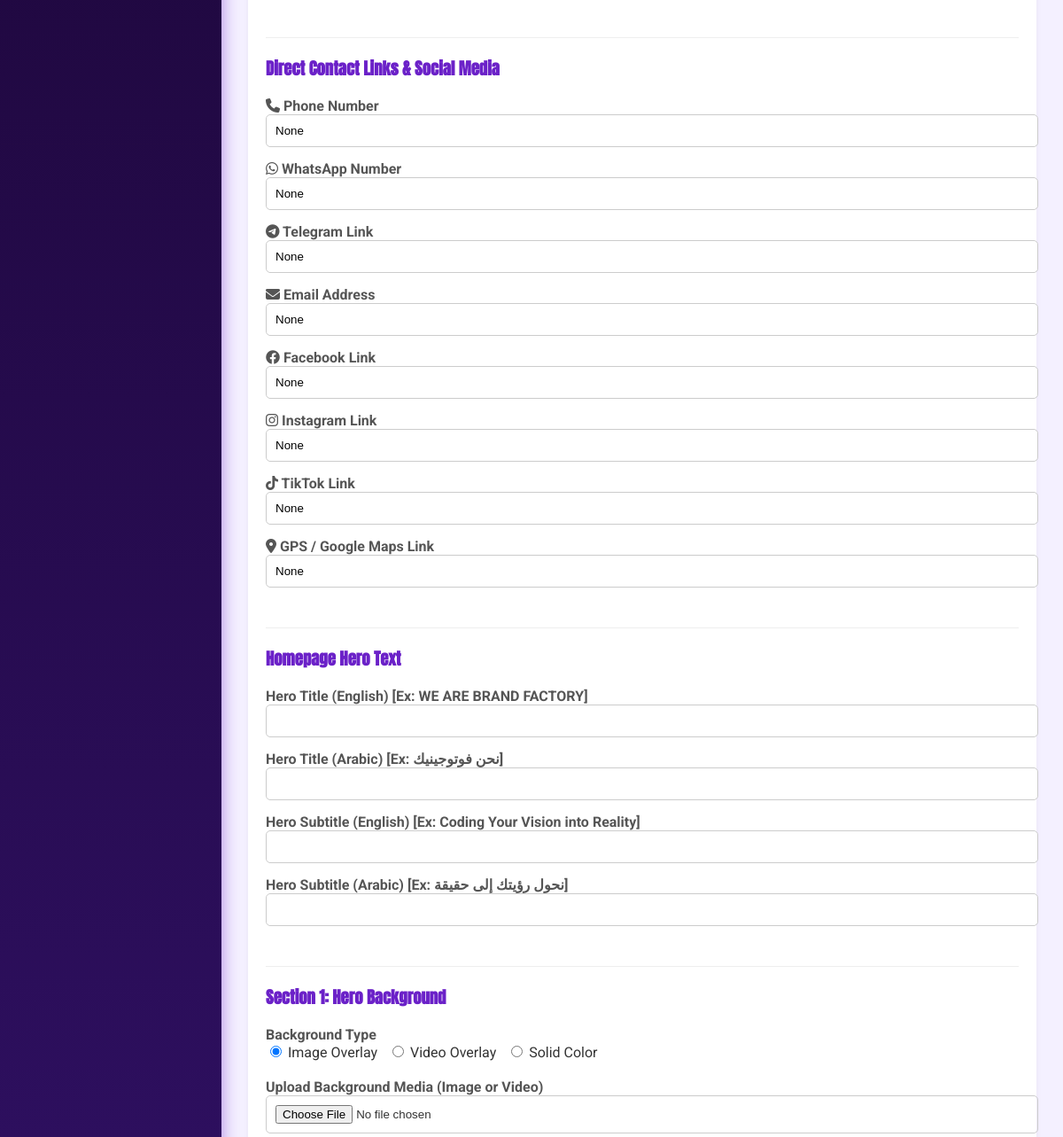
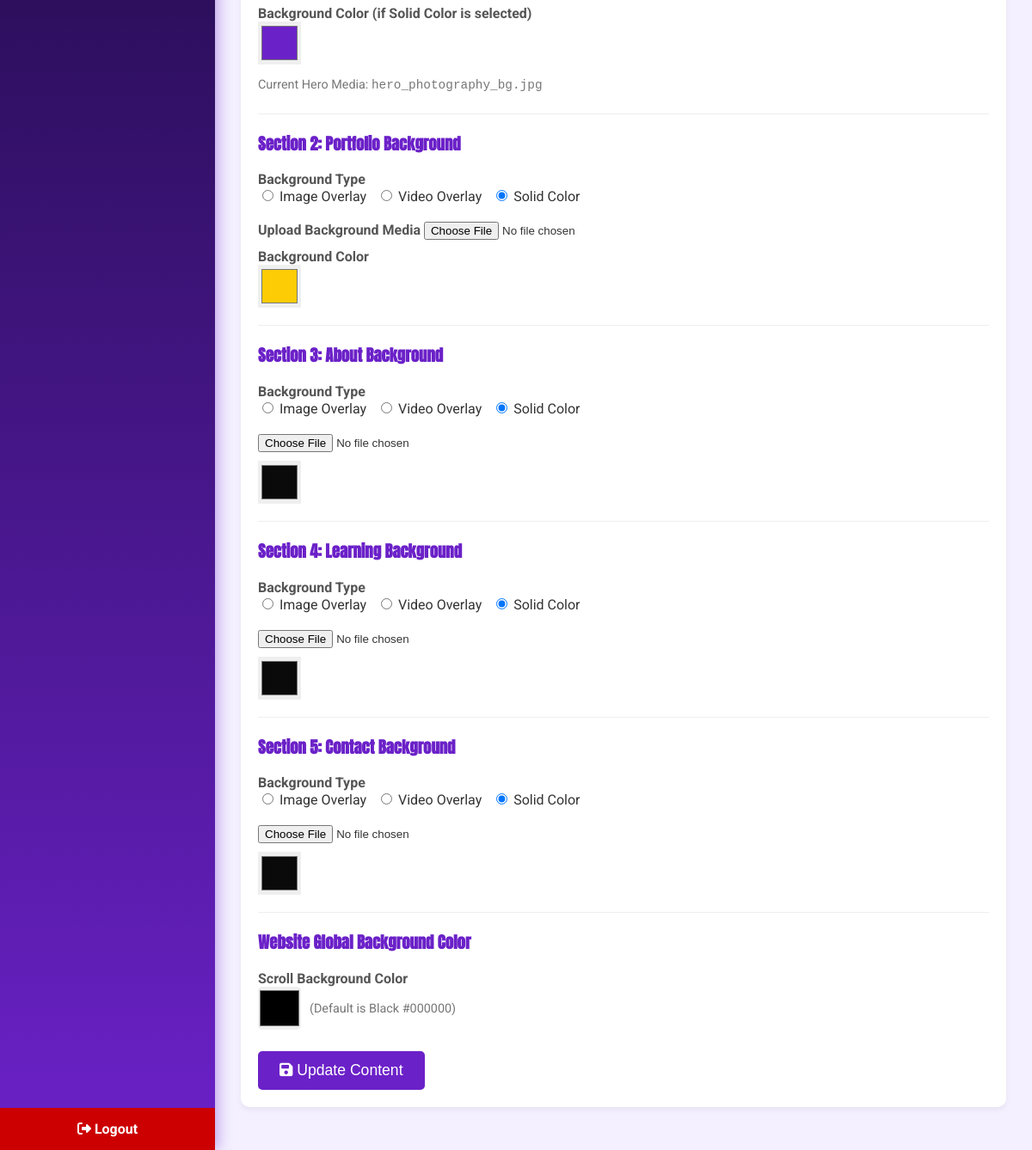
/admin/site-content (signed in, lower part), run on an earlier commit of the app's database (2 pictures, top to bottom).
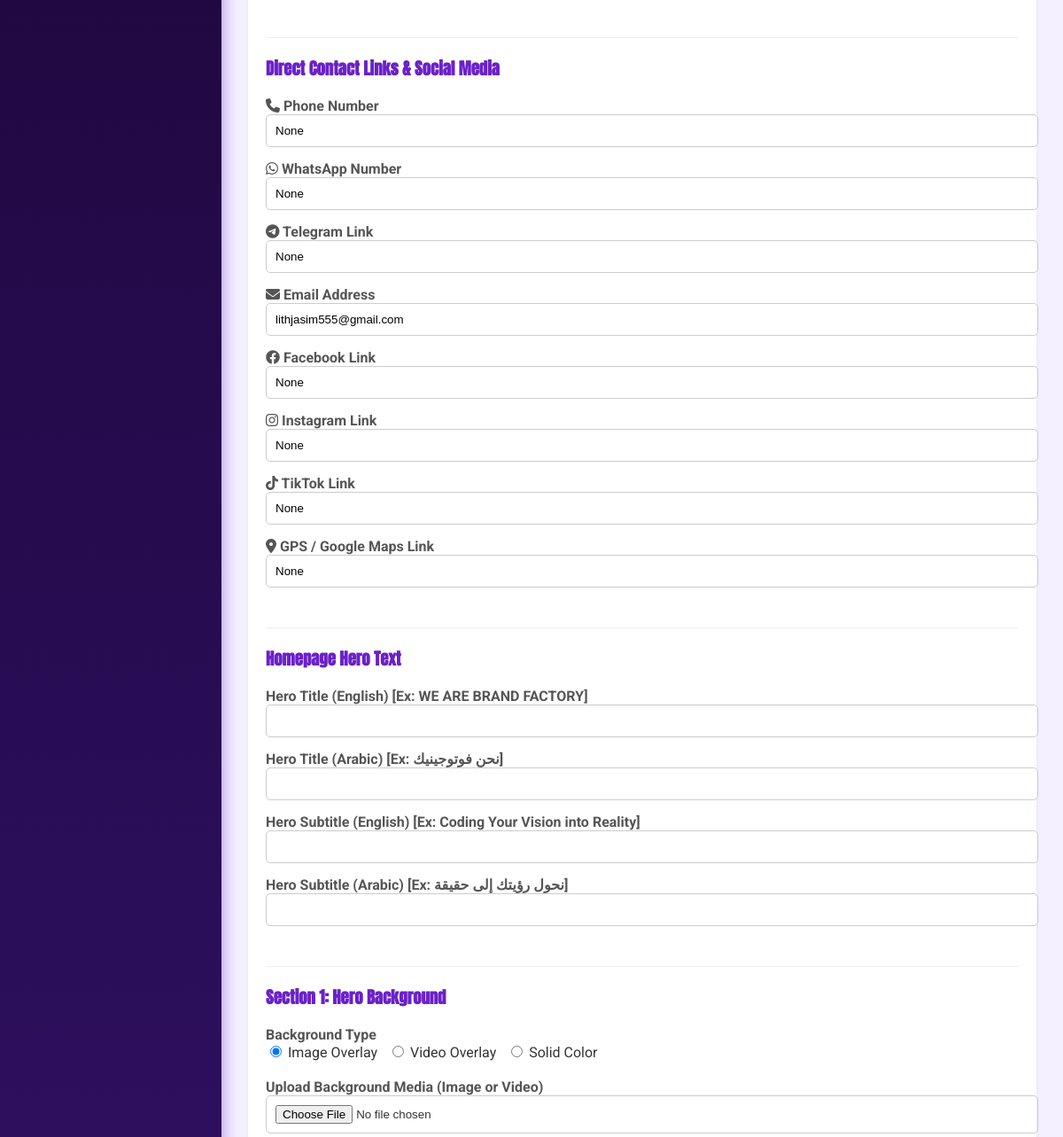
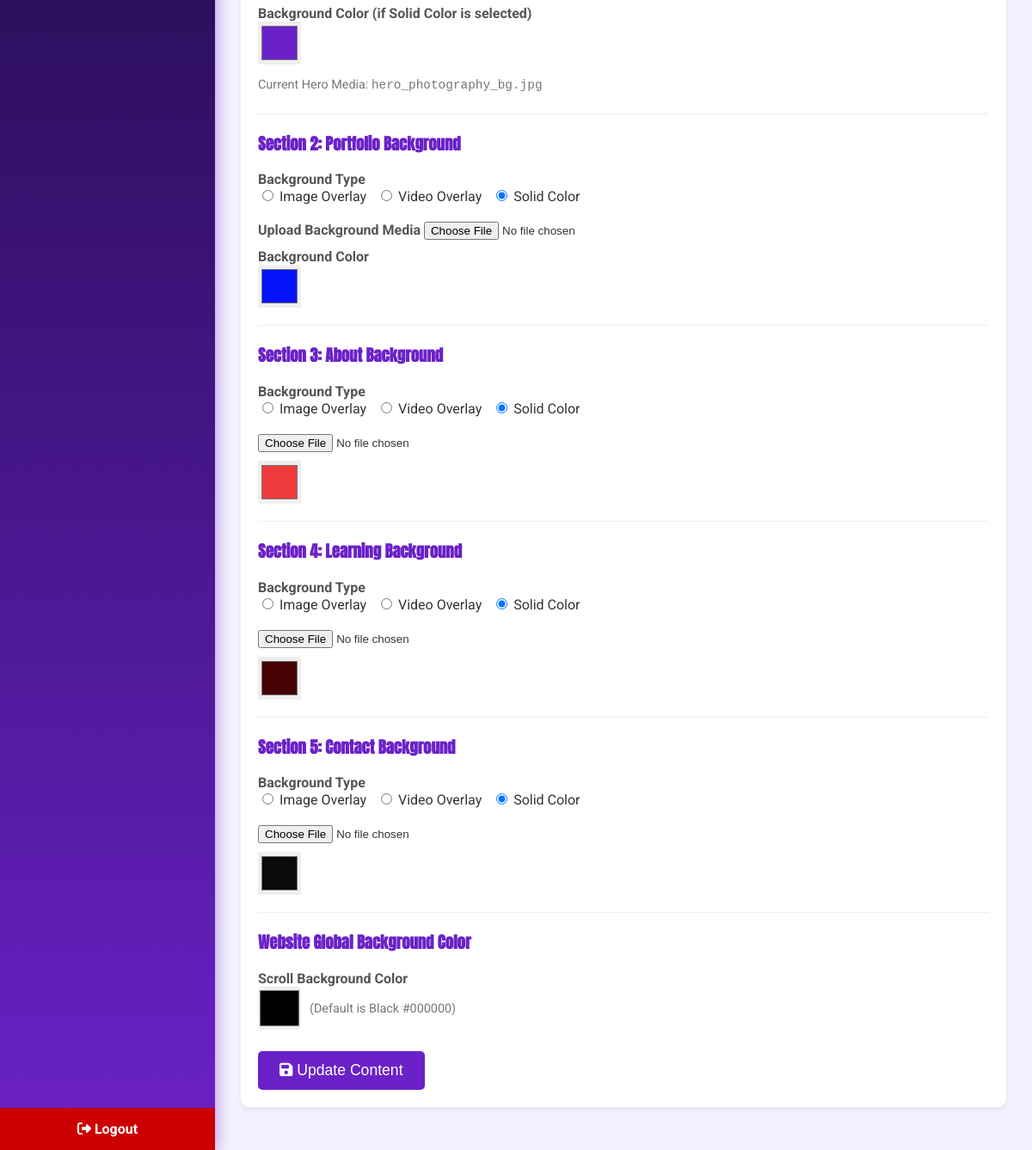
And on a later commit of the database (2 pictures, top to bottom).
### main.py (models this page shows)
class SiteContent(db.Model):
    id = db.Column(db.Integer, primary_key=True)
    about_us_ar = db.Column(db.Text, nullable=True)
    about_us_en = db.Column(db.Text, nullable=True)
    contact_info_ar = db.Column(db.Text, nullable=True)
    contact_info_en = db.Column(db.Text, nullable=True)
    hero_title_ar = db.Column(db.String(200), nullable=True)
    hero_title_en = db.Column(db.String(200), nullable=True)
    hero_subtitle_ar = db.Column(db.String(300), nullable=True)
    hero_subtitle_en = db.Column(db.String(300), nullable=True)
    hero_bg_type = db.Column(db.String(20), default='image') # 'image', 'video', 'color'
    hero_bg_media = db.Column(db.String(255), nullable=True)
    hero_bg_color = db.Column(db.String(7), default='#6B21C8')
    section2_bg_type = db.Column(db.String(20), default='color')
    section2_bg_media = db.Column(db.String(255), nullable=True)
    section2_bg_color = db.Column(db.String(7), default='#FDCC04')
    about_bg_type = db.Column(db.String(20), default='color')
    about_bg_media = db.Column(db.String(255), nullable=True)
    about_bg_color = db.Column(db.String(7), default='#0A0A0A')
    learning_bg_type = db.Column(db.String(20), default='color')
    learning_bg_media = db.Column(db.String(255), nullable=True)
    learning_bg_color = db.Column(db.String(7), default='#0A0A0A')
    contact_bg_type = db.Column(db.String(20), default='color')
    contact_bg_media = db.Column(db.String(255), nullable=True)
    contact_bg_color = db.Column(db.String(7), default='#0A0A0A')
    bg_color = db.Column(db.String(7), nullable=True, default='#000000') # Global fallback
    contact_phone = db.Column(db.String(50), nullable=True)
    contact_whatsapp = db.Column(db.String(50), nullable=True)
    contact_telegram = db.Column(db.String(200), nullable=True)
    contact_email = db.Column(db.String(100), nullable=True)
    contact_facebook = db.Column(db.String(200), nullable=True)
    contact_instagram = db.Column(db.String(200), nullable=True)
    contact_tiktok = db.Column(db.String(200), nullable=True)
    contact_gps = db.Column(db.String(500), nullable=True)

### main.py (the view, shortened to what this page needs)
@admin_bp.route('/site-content', methods=['GET', 'POST'])
@login_required
def site_content():
    content = SiteContent.query.first()
    return render_template('admin/site_content.html', content=content)

### src/templates/admin/site_content.html (shortened to what this page needs)
{% extends "admin/base.html" %}
{% block content %}
<div class="card">
    <form method="POST" enctype="multipart/form-data">
        <hr style="border:0; border-top:1px solid #eee; margin:20px 0;">
        <h3 style="color: var(--primary-blue); font-family: 'Anton', sans-serif;">Direct Contact Links & Social Media
        </h3>
        <label style="font-weight: bold; color: #555;"><i class="fas fa-phone"></i> Phone Number</label>
        <input type="text" name="contact_phone" value="{{ content.contact_phone if content else '' }}"
            placeholder="+964..."
            style="width:100%; margin-bottom:15px; padding:10px; border-radius: 5px; border: 1px solid #ccc;">
        <label style="font-weight: bold; color: #555;"><i class="fab fa-whatsapp"></i> WhatsApp Number</label>
        <input type="text" name="contact_whatsapp" value="{{ content.contact_whatsapp if content else '' }}"
            placeholder="+964..."
            style="width:100%; margin-bottom:15px; padding:10px; border-radius: 5px; border: 1px solid #ccc;">
        <label style="font-weight: bold; color: #555;"><i class="fab fa-telegram"></i> Telegram Link</label>
        <input type="text" name="contact_telegram" value="{{ content.contact_telegram if content else '' }}"
            placeholder="https://t.me/username"
            style="width:100%; margin-bottom:15px; padding:10px; border-radius: 5px; border: 1px solid #ccc;">
        <label style="font-weight: bold; color: #555;"><i class="fas fa-envelope"></i> Email Address</label>
        <input type="email" name="contact_email" value="{{ content.contact_email if content else '' }}"
            placeholder="example@email.com"
            style="width:100%; margin-bottom:15px; padding:10px; border-radius: 5px; border: 1px solid #ccc;">
        <label style="font-weight: bold; color: #555;"><i class="fab fa-facebook"></i> Facebook Link</label>
        <input type="text" name="contact_facebook" value="{{ content.contact_facebook if content else '' }}"
            placeholder="https://facebook.com/..."
            style="width:100%; margin-bottom:15px; padding:10px; border-radius: 5px; border: 1px solid #ccc;">
        <label style="font-weight: bold; color: #555;"><i class="fab fa-instagram"></i> Instagram Link</label>
        <input type="text" name="contact_instagram" value="{{ content.contact_instagram if content else '' }}"
            placeholder="https://instagram.com/..."
            style="width:100%; margin-bottom:15px; padding:10px; border-radius: 5px; border: 1px solid #ccc;">
        <label style="font-weight: bold; color: #555;"><i class="fab fa-tiktok"></i> TikTok Link</label>
        <input type="text" name="contact_tiktok" value="{{ content.contact_tiktok if content else '' }}"
            placeholder="https://tiktok.com/@..."
            style="width:100%; margin-bottom:15px; padding:10px; border-radius: 5px; border: 1px solid #ccc;">
        <label style="font-weight: bold; color: #555;"><i class="fas fa-map-marker-alt"></i> GPS / Google Maps
            Link</label>
        <input type="text" name="contact_gps" value="{{ content.contact_gps if content else '' }}"
            placeholder="https://maps.google.com/..."
            style="width:100%; margin-bottom:25px; padding:10px; border-radius: 5px; border: 1px solid #ccc;">
        <hr style="border:0; border-top:1px solid #eee; margin:20px 0;">
        <h3 style="color: var(--primary-blue); font-family: 'Anton', sans-serif;">Homepage Hero Text</h3>
        <label style="font-weight: bold; color: #555;">Hero Title (English) [Ex: WE ARE BRAND FACTORY]</label>
        <input type="text" name="hero_title_en" value="{{ content.hero_title_en if content else '' }}"
            style="width:100%; margin-bottom:15px; padding:10px; border-radius: 5px; border: 1px solid #ccc;">
        <label style="font-weight: bold; color: #555;">Hero Title (Arabic) [Ex: نحن فوتوجينيك]</label>
        <input type="text" name="hero_title_ar" value="{{ content.hero_title_ar if content else '' }}" dir="rtl"
            style="width:100%; margin-bottom:15px; padding:10px; border-radius: 5px; border: 1px solid #ccc;">
        <label style="font-weight: bold; color: #555;">Hero Subtitle (English) [Ex: Coding Your Vision into
            Reality]</label>
        <input type="text" name="hero_subtitle_en" value="{{ content.hero_subtitle_en if content else '' }}"
            style="width:100%; margin-bottom:15px; padding:10px; border-radius: 5px; border: 1px solid #ccc;">
        <label style="font-weight: bold; color: #555;">Hero Subtitle (Arabic) [Ex: نحول رؤيتك إلى حقيقة]</label>
        <input type="text" name="hero_subtitle_ar" value="{{ content.hero_subtitle_ar if content else '' }}" dir="rtl"
            style="width:100%; margin-bottom:25px; padding:10px; border-radius: 5px; border: 1px solid #ccc;">
        <hr style="border:0; border-top:1px solid #eee; margin:20px 0;">
        <h3 style="color: var(--primary-blue); font-family: 'Anton', sans-serif;">Section 1: Hero Background</h3>
        <div style="margin-bottom: 20px;">
            <label style="font-weight: bold; color: #555;">Background Type</label><br>
            <input type="radio" name="hero_bg_type" value="image" id="hero_img" {{ 'checked' if not content or content.hero_bg_type == 'image' else '' }}> <label for="hero_img">Image Overlay</label> &nbsp;
            <input type="radio" name="hero_bg_type" value="video" id="hero_vid" {{ 'checked' if content and content.hero_bg_type == 'video' else '' }}> <label for="hero_vid">Video Overlay</label> &nbsp;
            <input type="radio" name="hero_bg_type" value="color" id="hero_col" {{ 'checked' if content and content.hero_bg_type == 'color' else '' }}> <label for="hero_col">Solid Color</label>
        </div>
        <label style="font-weight: bold; color: #555;">Upload Background Media (Image or Video)</label>
        <input type="file" name="hero_bg" accept="image/*,video/*,.mkv,.flv,.wmv,.avi,.mov"
            style="width:100%; margin-bottom:10px; padding:10px; border-radius: 5px; border: 1px solid #ccc;">
        <label style="font-weight: bold; color: #555;">Background Color (if Solid Color is selected)</label>
        <input type="color" name="hero_bg_color" value="{{ content.hero_bg_color if content and content.hero_bg_color else '#6B21C8' }}"
            style="width: 50px; height: 50px; display: block; margin-bottom: 15px; border: none; cursor: pointer;">
        {% if content and content.hero_bg_media %}
        <div style="margin-bottom: 25px;">
            <p style="margin: 0; color: #777; font-size: 0.9rem;">Current Hero Media: <code>{{ content.hero_bg_media }}</code></p>
        </div>
        {% endif %}
        <hr style="border:0; border-top:1px solid #eee; margin:20px 0;">
        <h3 style="color: var(--primary-blue); font-family: 'Anton', sans-serif;">Section 2: Portfolio Background</h3>
        <div style="margin-bottom: 20px;">
            <label style="font-weight: bold; color: #555;">Background Type</label><br>
            <input type="radio" name="section2_bg_type" value="image" id="s2_img" {{ 'checked' if content and content.section2_bg_type == 'image' else '' }}> <label for="s2_img">Image Overlay</label> &nbsp;
            <input type="radio" name="section2_bg_type" value="video" id="s2_vid" {{ 'checked' if content and content.section2_bg_type == 'video' else '' }}> <label for="s2_vid">Video Overlay</label> &nbsp;
            <input type="radio" name="section2_bg_type" value="color" id="s2_col" {{ 'checked' if not content or content.section2_bg_type == 'color' or not content.section2_bg_type else '' }}> <label for="s2_col">Solid Color</label>
        </div>
        <label style="font-weight: bold; color: #555;">Upload Background Media</label>
        <input type="file" name="section2_bg_media" accept="image/*,video/*">
        <label style="font-weight: bold; color: #555; display:block; margin-top:10px;">Background Color</label>
        <input type="color" name="section2_bg_color" value="{{ content.section2_bg_color if content and content.section2_bg_color else '#FDCC04' }}" style="width: 50px; height: 50px; border:none; cursor:pointer;">
        <hr style="border:0; border-top:1px solid #eee; margin:20px 0;">
        <h3 style="color: var(--primary-blue); font-family: 'Anton', sans-serif;">Section 3: About Background</h3>
        <div style="margin-bottom: 20px;">
            <label style="font-weight: bold; color: #555;">Background Type</label><br>
            <input type="radio" name="about_bg_type" value="image" id="s3_img" {{ 'checked' if content and content.about_bg_type == 'image' else '' }}> <label for="s3_img">Image Overlay</label> &nbsp;
            <input type="radio" name="about_bg_type" value="video" id="s3_vid" {{ 'checked' if content and content.about_bg_type == 'video' else '' }}> <label for="s3_vid">Video Overlay</label> &nbsp;
            <input type="radio" name="about_bg_type" value="color" id="s3_col" {{ 'checked' if not content or content.about_bg_type == 'color' or not content.about_bg_type else '' }}> <label for="s3_col">Solid Color</label>
        </div>
        <input type="file" name="about_bg_media" accept="image/*,video/*">
        <input type="color" name="about_bg_color" value="{{ content.about_bg_color if content and content.about_bg_color else '#0A0A0A' }}" style="width: 50px; height: 50px; display:block; margin-top:10px; border:none; cursor:pointer;">
        <hr style="border:0; border-top:1px solid #eee; margin:20px 0;">
        <h3 style="color: var(--primary-blue); font-family: 'Anton', sans-serif;">Section 4: Learning Background</h3>
        <div style="margin-bottom: 20px;">
            <label style="font-weight: bold; color: #555;">Background Type</label><br>
            <input type="radio" name="learning_bg_type" value="image" id="s4_img" {{ 'checked' if content and content.learning_bg_type == 'image' else '' }}> <label for="s4_img">Image Overlay</label> &nbsp;
            <input type="radio" name="learning_bg_type" value="video" id="s4_vid" {{ 'checked' if content and content.learning_bg_type == 'video' else '' }}> <label for="s4_vid">Video Overlay</label> &nbsp;
            <input type="radio" name="learning_bg_type" value="color" id="s4_col" {{ 'checked' if not content or content.learning_bg_type == 'color' or not content.learning_bg_type else '' }}> <label for="s4_col">Solid Color</label>
        </div>
        <input type="file" name="learning_bg_media" accept="image/*,video/*">
        <input type="color" name="learning_bg_color" value="{{ content.learning_bg_color if content and content.learning_bg_color else '#0A0A0A' }}" style="width: 50px; height: 50px; display:block; margin-top:10px; border:none; cursor:pointer;">
        <hr style="border:0; border-top:1px solid #eee; margin:20px 0;">
        <h3 style="color: var(--primary-blue); font-family: 'Anton', sans-serif;">Section 5: Contact Background</h3>
        <div style="margin-bottom: 20px;">
            <label style="font-weight: bold; color: #555;">Background Type</label><br>
            <input type="radio" name="contact_bg_type" value="image" id="s5_img" {{ 'checked' if content and content.contact_bg_type == 'image' else '' }}> <label for="s5_img">Image Overlay</label> &nbsp;
            <input type="radio" name="contact_bg_type" value="video" id="s5_vid" {{ 'checked' if content and content.contact_bg_type == 'video' else '' }}> <label for="s5_vid">Video Overlay</label> &nbsp;
            <input type="radio" name="contact_bg_type" value="color" id="s5_col" {{ 'checked' if not content or content.contact_bg_type == 'color' or not content.contact_bg_type else '' }}> <label for="s5_col">Solid Color</label>
        </div>
        <input type="file" name="contact_bg_media" accept="image/*,video/*">
        <input type="color" name="contact_bg_color" value="{{ content.contact_bg_color if content and content.contact_bg_color else '#0A0A0A' }}" style="width: 50px; height: 50px; display:block; margin-top:10px; border:none; cursor:pointer;">
        <hr style="border:0; border-top:1px solid #eee; margin:20px 0;">
        <h3 style="color: var(--primary-blue); font-family: 'Anton', sans-serif;">Website Global Background Color</h3>
        <label style="font-weight: bold; color: #555;">Scroll Background Color</label>
        <div style="display: flex; align-items: center; gap: 10px; margin-bottom: 25px;">
            <input type="color" name="bg_color"
                value="{{ content.bg_color if content and content.bg_color else '#000000' }}"
                style="width: 50px; height: 50px; padding: 0; border: none; cursor: pointer; border-radius: 5px;">
            <span style="color: #777; font-size: 0.9rem;">(Default is Black #000000)</span>
        </div>
        <button type="submit" class="btn" style="font-size: 1.1rem; padding: 12px 25px;"><i class="fas fa-save"></i>
            Update Content</button>
    </form>
</div>
{% endblock %}

### src/templates/admin/base.html (shortened to what this page needs)
<!DOCTYPE html>
<html lang="en">
<head>
    <link rel="stylesheet" href="https://cdnjs.cloudflare.com/ajax/libs/font-awesome/6.4.0/css/all.min.css">
</head>
<body>
    <nav class="sidebar">
        <ul class="nav-items">
        </ul>
        <a href="{{ url_for('admin.logout') }}" class="logout-btn"><i class="fas fa-sign-out-alt"></i> Logout</a>
    </nav>
    <div class="main-content">
        <div class="content-area">
            {% block content %}{% endblock %}
        </div>
    </div>
</body>
</html>

What changed in the data, as far as the page shows it:
changed SiteContent "hero_photography_bg.jpg": contact_email "None" → "lithjasim555@gmail.com"; section2_bg_color "#fdcc04" → "#0313fc"; about_bg_color "#0a0a0a" → "#ee3a3a"; learning_bg_color "#0a0a0a" → "#450303"
